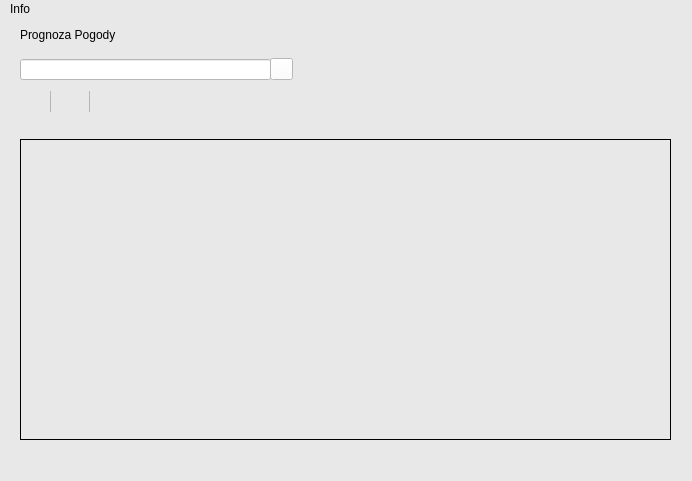
<?xml version="1.0" encoding="UTF-8"?>
<ui version="4.0">
 <class>MainWindow</class>
 <widget class="QMainWindow" name="MainWindow">
  <property name="geometry">
   <rect>
    <x>0</x>
    <y>0</y>
    <width>692</width>
    <height>481</height>
   </rect>
  </property>
  <property name="windowTitle">
   <string>MainWindow</string>
  </property>
  <property name="styleSheet">
   <string notr="true">background-color: rgb(232, 232, 232);</string>
  </property>
  <property name="iconSize">
   <size>
    <width>16</width>
    <height>16</height>
   </size>
  </property>
  <widget class="QWidget" name="centralwidget">
   <widget class="QPushButton" name="pushButton">
    <property name="geometry">
     <rect>
      <x>270</x>
      <y>39</y>
      <width>23</width>
      <height>22</height>
     </rect>
    </property>
    <property name="styleSheet">
     <string notr="true">color: rgb(255, 255, 255);
background-color: rgb(255, 255, 255);</string>
    </property>
    <property name="text">
     <string/>
    </property>
    <property name="icon">
     <iconset resource="zasoby.qrc">
      <normaloff>:/czarne/dark_icons/search.png</normaloff>:/czarne/dark_icons/search.png</iconset>
    </property>
    <property name="iconSize">
     <size>
      <width>20</width>
      <height>20</height>
     </size>
    </property>
   </widget>
   <widget class="QLineEdit" name="lineEdit">
    <property name="geometry">
     <rect>
      <x>20</x>
      <y>40</y>
      <width>251</width>
      <height>21</height>
     </rect>
    </property>
    <property name="styleSheet">
     <string notr="true">color: rgb(0, 0, 0);
background-color: rgb(255, 255, 255);</string>
    </property>
   </widget>
   <widget class="QLabel" name="label">
    <property name="geometry">
     <rect>
      <x>20</x>
      <y>0</y>
      <width>181</width>
      <height>31</height>
     </rect>
    </property>
    <property name="styleSheet">
     <string notr="true">font: 16pt &quot;Arial Rounded MT Bold&quot;;</string>
    </property>
    <property name="text">
     <string>Prognoza Pogody</string>
    </property>
   </widget>
   <widget class="QGraphicsView" name="graphicsView">
    <property name="geometry">
     <rect>
      <x>20</x>
      <y>67</y>
      <width>31</width>
      <height>31</height>
     </rect>
    </property>
    <property name="sizePolicy">
     <sizepolicy hsizetype="Expanding" vsizetype="Expanding">
      <horstretch>0</horstretch>
      <verstretch>0</verstretch>
     </sizepolicy>
    </property>
    <property name="autoFillBackground">
     <bool>false</bool>
    </property>
    <property name="styleSheet">
     <string notr="true">border-image: url(:/czarne/dark_icons/dark_mode.png) 0 0 0 0 stretch stretch;
background-repeat: no-repeat;</string>
    </property>
    <property name="frameShape">
     <enum>QFrame::NoFrame</enum>
    </property>
    <property name="lineWidth">
     <number>0</number>
    </property>
   </widget>
   <widget class="QListView" name="listView">
    <property name="geometry">
     <rect>
      <x>20</x>
      <y>120</y>
      <width>651</width>
      <height>301</height>
     </rect>
    </property>
    <property name="styleSheet">
     <string notr="true">border: 1px solid black;</string>
    </property>
    <property name="frameShape">
     <enum>QFrame::StyledPanel</enum>
    </property>
    <property name="frameShadow">
     <enum>QFrame::Plain</enum>
    </property>
    <property name="lineWidth">
     <number>2</number>
    </property>
    <property name="horizontalScrollBarPolicy">
     <enum>Qt::ScrollBarAsNeeded</enum>
    </property>
    <property name="movement">
     <enum>QListView::Static</enum>
    </property>
   </widget>
   <widget class="QCheckBox" name="checkBox">
    <property name="geometry">
     <rect>
      <x>50</x>
      <y>72</y>
      <width>41</width>
      <height>21</height>
     </rect>
    </property>
    <property name="styleSheet">
     <string notr="true">QCheckBox::indicator:unchecked {
    image: url(:/czarne/dark_icons/toggle_off.png);
}

QCheckBox::indicator:checked {
    image: url(:/biale/icons_white/toggle_on.png);
}

QCheckBox::indicator {
    width: 40px;
    height: 40px;
}</string>
    </property>
    <property name="text">
     <string/>
    </property>
    <property name="iconSize">
     <size>
      <width>35</width>
      <height>35</height>
     </size>
    </property>
   </widget>
  </widget>
  <widget class="QMenuBar" name="menubar">
   <property name="geometry">
    <rect>
     <x>0</x>
     <y>0</y>
     <width>692</width>
     <height>22</height>
    </rect>
   </property>
   <widget class="QMenu" name="menuInfo">
    <property name="title">
     <string>Info</string>
    </property>
    <addaction name="actionO_aplikacji"/>
   </widget>
   <addaction name="menuInfo"/>
  </widget>
  <widget class="QStatusBar" name="statusbar"/>
  <action name="actionO_aplikacji">
   <property name="text">
    <string>O aplikacji</string>
   </property>
  </action>
 </widget>
 <resources>
  <include location="zasoby.qrc"/>
 </resources>
 <connections/>
</ui>
